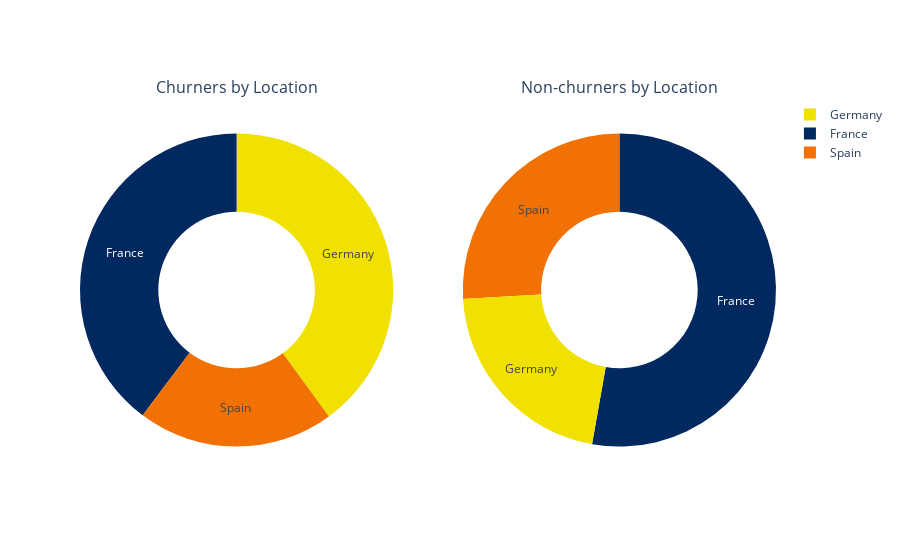

Here is the notebook cell this chart was saved with:
### Markdown cell above
### churners and non-churners pie charts

### Code cell
fig = make_subplots(rows=1, cols=2, 
                    specs=[[{"type": "pie"}, {"type": "pie"}]],
                    subplot_titles=("Churners by Location", "Non-churners by Location"))

# Churners pie chart
fig.add_trace(go.Pie(labels=churners_count['Geography'], values=churners_count['Count'], textinfo='label',
                     name='Churners Geographical Locations', 
                     marker_colors=churners_count['Color'], hole=0.5), 1, 1)

# Non-churners pie chart
fig.add_trace(go.Pie(labels=nonchurners_count['Geography'], values=nonchurners_count['Count'], textinfo='label',
                     name='Non-Churners Geographical Locations',  
                     marker_colors=nonchurners_count['Color'], hole=0.5), 1, 2)

# Show the plot
fig.show()

### Figure 1 — Plotly figure (JSON) as saved in the notebook; plotly's stock layout.template omitted (floating-point values rounded to 4 significant figures)
{"data": [{"domain": {"x": [0, 0.45], "y": [0, 1]}, "hole": 0.5, "labels": ["Germany", "France", "Spain"], "marker": {"colors": ["#F0E100", "#01295F", "#F17105"]}, "name": "Churners Geographical Locations", "textinfo": "label", "type": "pie", "values": [814, 810, 413]}, {"domain": {"x": [0.55, 1], "y": [0, 1]}, "hole": 0.5, "labels": ["France", "Spain", "Germany"], "marker": {"colors": ["#01295F", "#F17105", "#F0E100"]}, "name": "Non-Churners Geographical Locations", "textinfo": "label", "type": "pie", "values": [4204, 2064, 1695]}], "layout": {"annotations": [{"font": {"size": 16}, "showarrow": false, "text": "Churners by Location", "x": 0.225, "xanchor": "center", "xref": "paper", "y": 1, "yanchor": "bottom", "yref": "paper"}, {"font": {"size": 16}, "showarrow": false, "text": "Non-churners by Location", "x": 0.775, "xanchor": "center", "xref": "paper", "y": 1, "yanchor": "bottom", "yref": "paper"}], "autosize": true}}
